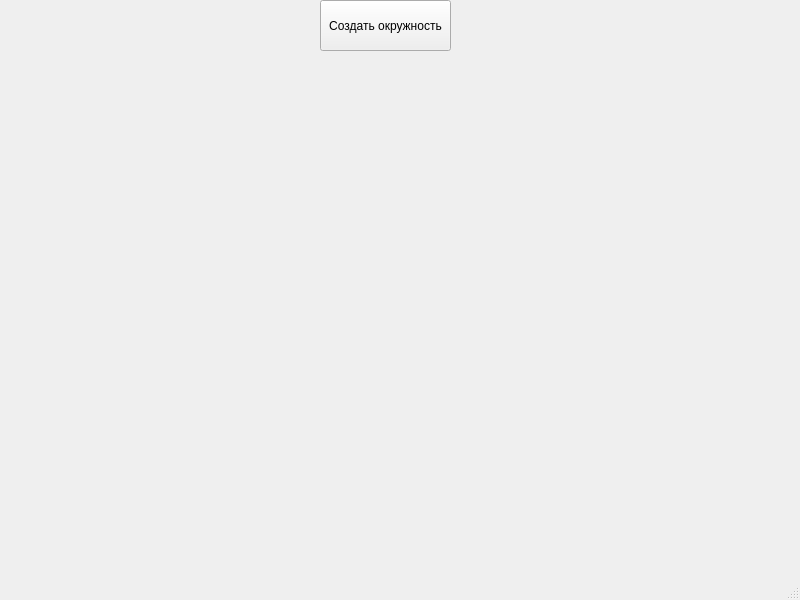
<?xml version="1.0" encoding="UTF-8"?>
<ui version="4.0">
 <class>MainWindow</class>
 <widget class="QMainWindow" name="MainWindow">
  <property name="geometry">
   <rect>
    <x>0</x>
    <y>0</y>
    <width>800</width>
    <height>600</height>
   </rect>
  </property>
  <property name="windowTitle">
   <string>MainWindow</string>
  </property>
  <widget class="QWidget" name="centralwidget">
   <widget class="QPushButton" name="pushButton">
    <property name="geometry">
     <rect>
      <x>320</x>
      <y>0</y>
      <width>131</width>
      <height>51</height>
     </rect>
    </property>
    <property name="text">
     <string>Создать окружность</string>
    </property>
   </widget>
  </widget>
  <widget class="QMenuBar" name="menubar">
   <property name="geometry">
    <rect>
     <x>0</x>
     <y>0</y>
     <width>800</width>
     <height>21</height>
    </rect>
   </property>
  </widget>
  <widget class="QStatusBar" name="statusbar"/>
 </widget>
 <resources/>
 <connections/>
</ui>
